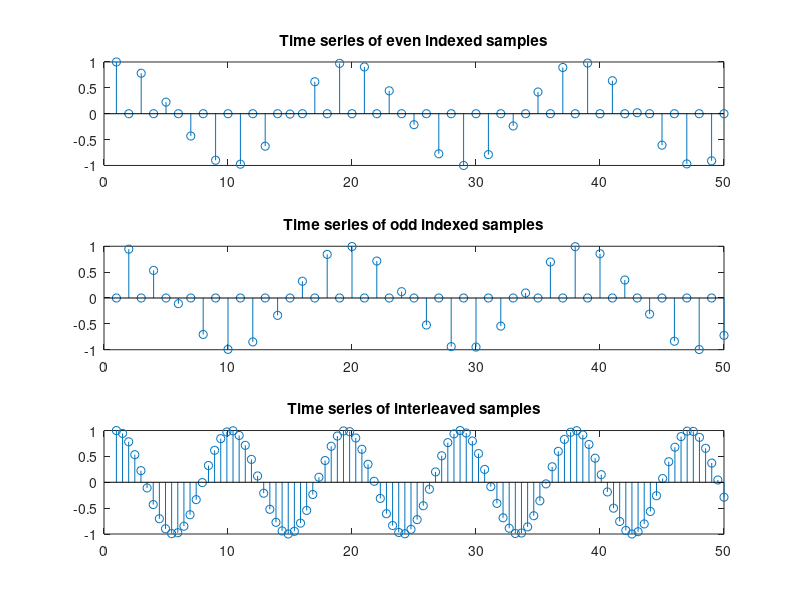
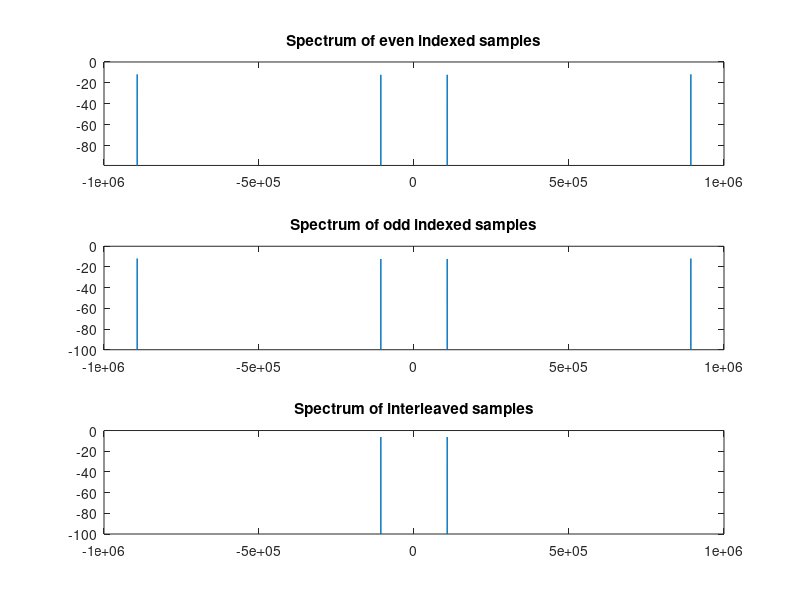
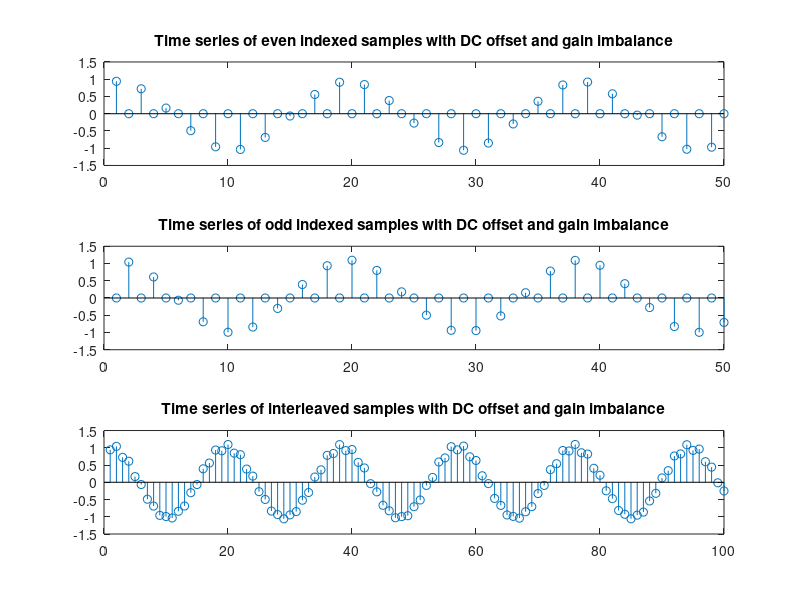
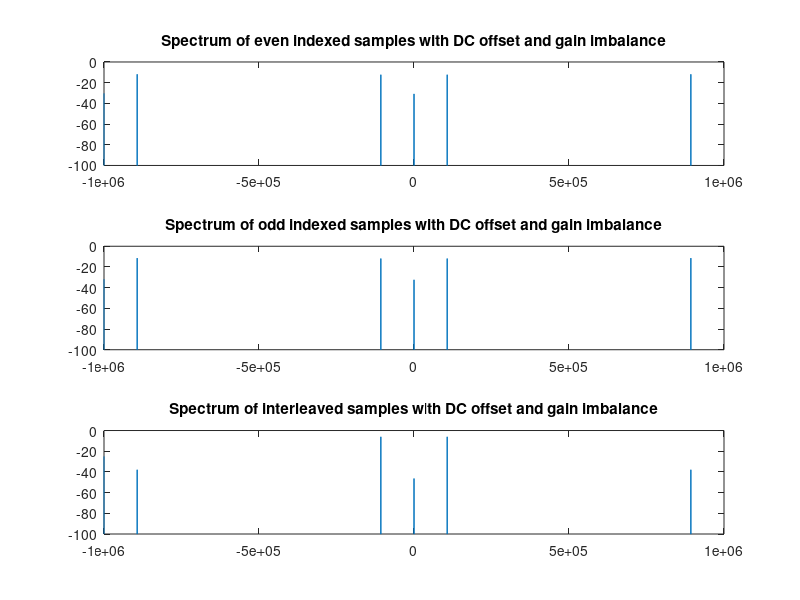

The MATLAB script that drew these images, in order: (Note: this script raises an error after producing the figures.)
clear
close all
% Task a)
f = 107000;
fs = 1000000;
N = 10000;
% Form even indexed samples
y0=zeros(1,N*2);
y0(1:2:end) = cos(2*pi*[0:N-1]*f/fs);
% Form odd indexed samples
y1=zeros(1,N*2);
y1(2:2:end)=cos(2*pi*[0.5:N-0.5]*f/fs);
% Form interleaved samples
y01=y0+y1;

% Plot time series of ADC samples
figure
subplot(3,1,1)
stem(y0(1:50))
title('Time series of even indexed samples')
ylim([-1 1])
subplot(3,1,2)
stem(y1(1:50))
title('Time series of odd indexed samples')
ylim([-1 1])
subplot(3,1,3)
stem(linspace(1,50,100),y01(1:100))
title('Time series of interleaved samples')
ylim([-1 1])

% % Plot spectrum of ADC samples
figure
subplot(3,1,1)
ww = kaiser(20000)';
ww = ww/sum(ww);

plot(linspace(-0.5,0.5,N*2)*fs*2,fftshift(20*log10(abs(fft(y0).*ww))))
title('Spectrum of even indexed samples')
ylim([1-100 0])
subplot(3,1,2)
plot(linspace(-0.5,0.5,N*2)*fs*2,fftshift(20*log10(abs(fft(y1).*ww))))
title('Spectrum of odd indexed samples')
ylim([-100 0])
subplot(3,1,3)
plot(linspace(-0.5,0.5,N*2)*fs*2,fftshift(20*log10(abs(fft(y01).*ww))))
title('Spectrum of interleaved samples')
ylim([-100 0])
xlim([-1e6 1e6])

% Task b)
g0=1;
g1=1.05;
dc0=-0.06;
dc1=0.05;

% Apply gain imbalance and DC offset to even samples
y0g=zeros(1,20000);
y0g(1:2:end) = g0*y0(1:2:end)+dc0;
% Apply gain imbalance and DC offset to odd samples
y1g=zeros(1,20000);
y1g(2:2:end) = g1*y1(2:2:end)+dc1;
% Interleave odd and even samples
y01g=y0g+y1g;

% Plot time series of distorted ADC samples
figure
subplot(3,1,1)
stem(y0g(1:50))
title('Time series of even indexed samples with DC offset and gain imbalance')
ylim([-1.5 1.5])
subplot(3,1,2)
stem(y1g(1:50))
title('Time series of odd indexed samples with DC offset and gain imbalance')
ylim([-1.5 1.5])
subplot(3,1,3)
stem(y01g(1:100))
title('Time series of interleaved samples with DC offset and gain imbalance')
ylim([-1.5 1.5])

figure
subplot(3,1,1)
plot(linspace(-0.5,0.5,N*2)*fs*2,fftshift(20*log10(abs(fft(y0g).*ww))))
title('Spectrum of even indexed samples with DC offset and gain imbalance')
ylim([-100 0])
subplot(3,1,2)
plot(linspace(-0.5,0.5,N*2)*fs*2,fftshift(20*log10(abs(fft(y1g).*ww))))
title('Spectrum of odd indexed samples with DC offset and gain imbalance')
ylim([-100 0])
subplot(3,1,3)
plot(linspace(-0.5,0.5,N*2)*fs*2,fftshift(20*log10(abs(fft(y01g).*ww))))
title('Spectrum of interleaved samples with DC offset and gain imbalance')
ylim([-100 0])

% Task c)

% Cancel DC of even samples
y0c=zeros(1,N*2);
[y0c(1:2:N*2), dc_hat_0]=DC_canceller(y0g(1:2:N*2),N,0.01);

% Cancel DC of odd samples
y1c=zeros(1,N*2);
[y1c(2:2:N*2), dc_hat_1]=DC_canceller(y1g(2:2:N*2),N,0.01);

% Interleave DC-cancelled samples
x0=y0c+y1c;

% Plot DC estimates
figure
subplot(2,1,1)
plot(0:999,dc_hat_0(1:1000))
title('DC estimates for even samples')
hold on
plot([0 999],[-0.06 -0.06],'r')
subplot(2,1,2)
plot(0:999,dc_hat_1(1:1000))
hold on
plot([0 999],[0.05 0.05])
title('DC estimates for odd samples')

% Plot spectrum of DC cancelled signal
ww2=kaiser(N,10)';
ww2=ww2/sum(ww2);
figure
subplot(3,1,1)
plot(linspace(-0.5,0.5,N)*fs*2,fftshift(20*log10(abs(fft(y0c(10001:end)).*ww2))))
title('Spectrum of even indexed samples with DC cancelled')
ylim([-100 0])
subplot(3,1,2)
plot(linspace(-0.5,0.5,N)*fs*2,fftshift(20*log10(abs(fft(y1c(10001:end)).*ww2))))
title('Spectrum of odd indexed samples with DC cancelled')
ylim([-100 0])
subplot(3,1,3)
plot(linspace(-0.5,0.5,N)*fs*2,fftshift(20*log10(abs(fft(x0(10001:end)).*ww2))))
title('Spectrum of interleaved samples with DC cancelled')
ylim([-100 0])

%Task d)

Fpass = 800000;
Fstop = 750000;
Ap = 1;
Ast = 100;
fs = 2000000;

% Generate filter

d = designfilt('highpassfir','PassbandFrequency',Fpass,...
  'StopbandFrequency',Fstop,'PassbandRipple',Ap,'StopbandAttenuation',...
  Ast, 'SampleRate', fs);

h = tf(d);

cg_new=1;

% Balance gain 
reg0=zeros(1,135);
reg1=zeros(1,135);
y4_sv=zeros(1,N*2);
x3=zeros(1,N*2);
mu=0.01;

for nn = 1:N*2
    cg=cg_new;
    x1=x0(nn)*cos(pi*nn);
    x2=cg*x1;
    x3(nn)=x0(nn)-x2;
    reg0=[x0(nn) reg0(1:134)];
    reg1=[x1 reg1(1:134)];
    y1=reg1*h';
    y2=y1*cg;
    y3=reg0*h';
    y4=y3-y2;
    y4_sv(nn)=y4;
    cg=y4*mu+cg;
end

% Plot spectrum of signal presented to the LMS canceller
figure
subplot(3,1,1)
plot(linspace(-0.5,0.5,N)*fs*2,fftshift(20*log10(abs(fft(x0(10001:end)).*ww2))))
title('Spectrum of signals presented to the LMS canceller')
ylim([-100 0])
subplot(3,1,2)
plot(linspace(-0.5,0.5,N*2)*fs*2,fftshift(20*log10(abs(fft(y4_sv).*ww))))
title('Spectrum of error signal')
subplot(3,1,3)
plot(0:999,y4_sv(1:1000))

title('Canceller learning curve')

figure
plot(linspace(-0.5,0.5,N*2)*fs*2,fftshift(20*log10(abs(fft(x3).*ww))))
title('Spectrum of gain cancelled signal')
ylim([-100 0])



